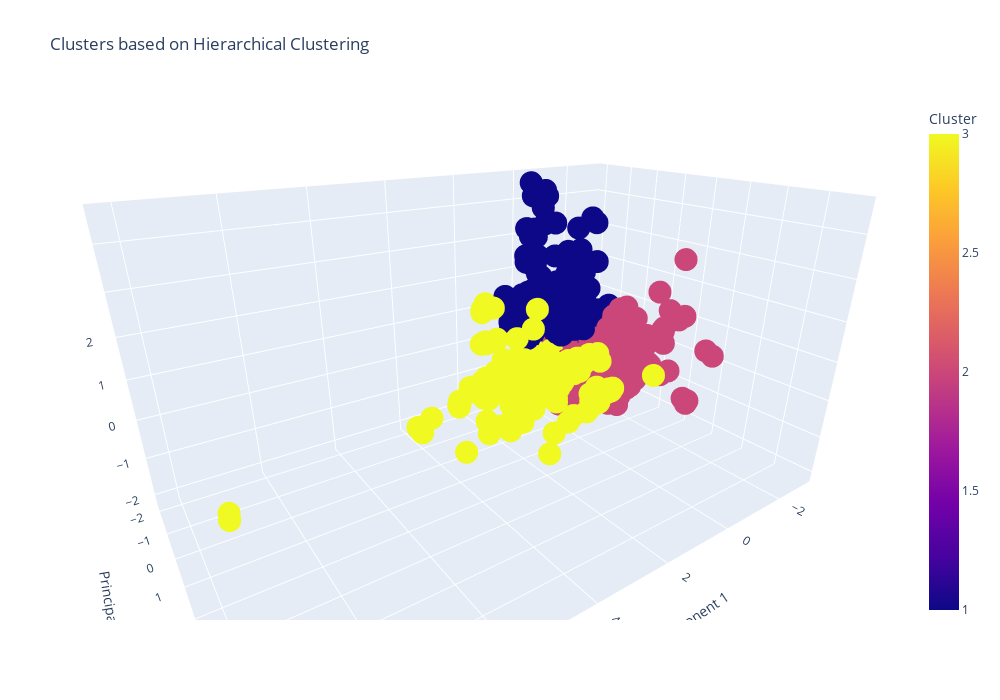

Here is the notebook cell this chart was saved with:
### Code cell
from scipy.cluster.hierarchy import fcluster
# Determine clusters using fcluster
num_clusters = 3
clusters = fcluster(hierarchical_clusters, num_clusters, criterion='maxclust')

df_plot['Cluster'] = clusters
fig = px.scatter_3d(df_plot, x='PC1', y='PC2', z='PC3',color = 'Cluster', title='Clusters based on Hierarchical Clustering')
fig.update_layout(scene=dict(
                    xaxis_title='Principal Component 1',
                    yaxis_title='Principal Component 2',
                    zaxis_title='Principal Component 3'
                ),
                width=1000, height=700)
fig.show()

### Figure 1 — Plotly figure (JSON) as saved in the notebook; plotly's stock layout.template omitted (floating-point values rounded to 4 significant figures; data arrays with more than 128 entries replaced by an {"elided": "..."} marker saying what was removed)
{"data": [{"hovertemplate": "PC1=%{x}<br>PC2=%{y}<br>PC3=%{z}<br>Cluster=%{marker.color}<extra></extra>", "legendgroup": "", "marker": {"color": {"elided": "2000 int values"}, "coloraxis": "coloraxis", "symbol": "circle"}, "mode": "markers", "name": "", "scene": "scene", "showlegend": false, "type": "scatter3d", "x": {"elided": "2000 float values"}, "y": {"elided": "2000 float values"}, "z": {"elided": "2000 float values"}}], "layout": {"coloraxis": {"colorbar": {"title": {"text": "Cluster"}}, "colorscale": [[0, "#0d0887"], [0.1111, "#46039f"], [0.2222, "#7201a8"], [0.3333, "#9c179e"], [0.4444, "#bd3786"], [0.5556, "#d8576b"], [0.6667, "#ed7953"], [0.7778, "#fb9f3a"], [0.8889, "#fdca26"], [1, "#f0f921"]]}, "dragmode": "zoom", "height": 700, "legend": {"tracegroupgap": 0}, "scene": {"aspectmode": "auto", "aspectratio": {"x": 1.479, "y": 0.8916, "z": 0.7581}, "camera": {"center": {"x": 0.003187, "y": -0.003026, "z": 0.00162}, "eye": {"x": 0.7924, "y": 1.144, "z": 0.5913}, "projection": {"type": "perspective"}, "up": {"x": 0, "y": 0, "z": 1}}, "domain": {"x": [0, 1], "y": [0, 1]}, "dragmode": "zoom", "xaxis": {"title": {"text": "Principal Component 1"}, "type": "linear"}, "yaxis": {"title": {"text": "Principal Component 2"}, "type": "linear"}, "zaxis": {"title": {"text": "Principal Component 3"}, "type": "linear"}}, "title": {"text": "Clusters based on Hierarchical Clustering"}, "width": 1000}}
